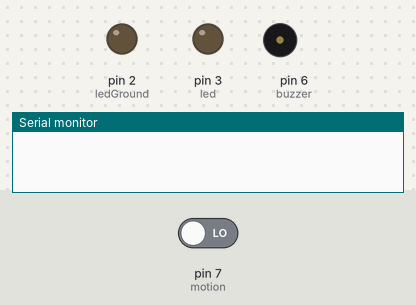
A sketch run on a simulated Arduino Uno, built with avr-gcc and run on an emulated ATmega328P. Shown: output pins drawn as LEDs (lit = HIGH), buzzer (waves = sounding), the last lines printed to the serial monitor. The test bench sets the inputs (shaded band); at power-on: pin 7 (motion) LOW.

Above: at 1.2 s.
1.3 s: pin 7 (motion) driven HIGH
At 2.5 s:
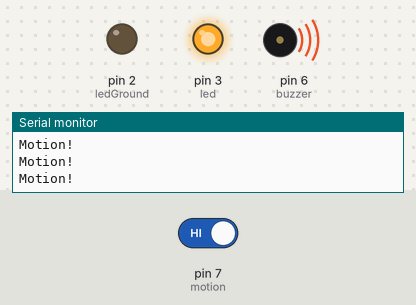
2.8 s: pin 7 (motion) driven LOW
At 3.9 s:
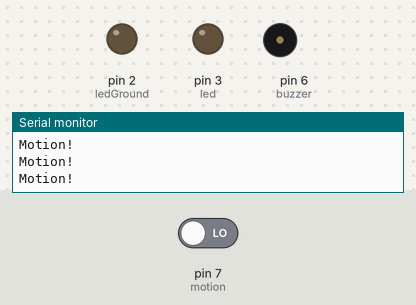
Timing chart, 0 to 5.8 s (numbered marks = the images above; inputs shaded):
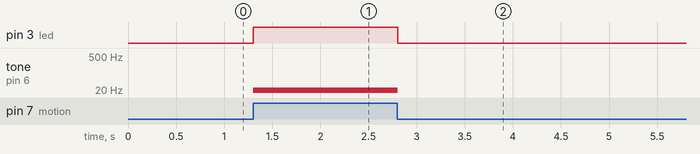

The sketch:

Bewegungsmelder.ino
```cpp
// Definition der Pin-Nummern für die angeschlossenen Komponenten
int buzzer = 6;        // Pin für den Buzzer
int motion = 7;        // Pin für den Bewegungssensor
int led = 3;           // Pin für die LED
int ledGround = 2;     // Pin für die Erdung der LED (Optional, abhängig von der Schaltung)

void setup()
{
  // Initialisiert die serielle Kommunikation mit einer Baudrate von 9600 bps
  Serial.begin(9600);

  // Setzt den Buzzer-Pin als Ausgang
  pinMode(buzzer, OUTPUT);

  // Setzt den Bewegungssensor-Pin als Eingang
  pinMode(motion, INPUT);

  // Setzt den LED-Pin als Ausgang
  pinMode(led, OUTPUT);

  // Setzt den Erdungs-Pin der LED als Ausgang (optional)
  pinMode(ledGround, OUTPUT);

  // Setzt den Erdungs-Pin der LED auf LOW (optional, um die LED auszuschalten)
  digitalWrite(ledGround, LOW);
}

void loop()
{
  // Überprüft, ob der Bewegungssensor eine Bewegung erkannt hat
  if (digitalRead(motion) == HIGH) // HIGH bedeutet, dass eine Bewegung erkannt wurde
  {
    Serial.println("Motion!");     // Gibt eine Nachricht über die serielle Verbindung aus
    digitalWrite(led, HIGH);       // Schaltet die LED ein
    tone(buzzer, 20);              // Aktiviert den Buzzer mit einer Frequenz von 20 Hz
  }
  else // Wenn keine Bewegung erkannt wird
  {
    digitalWrite(led, LOW);        // Schaltet die LED aus
    noTone(buzzer);                // Deaktiviert den Buzzer
  }
}
```

Measured:
- after the input at 1.3 s, pin 3 (led): LOW → HIGH at once; tone on pin 6 (buzzer): silent → 20 Hz at once
- after the input at 2.8 s, pin 3 (led): HIGH → LOW at once; tone on pin 6 (buzzer): 20 Hz → silent at once
